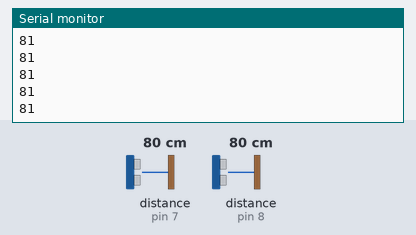
A sketch run on a simulated Arduino Uno, built with avr-gcc and run on an emulated ATmega328P. Parts: the last lines printed to the serial monitor. The test bench sets the inputs (shaded band); at power-on: distance to the obstacle (sensors on pin 7, pin 8) 80 cm. The echo pulse lasts 58.3 µs per cm.

Above: at 1.2 s.
1.3 s: distance to the obstacle (sensor on pin 7) set to 2 cm
At 1.45 s:
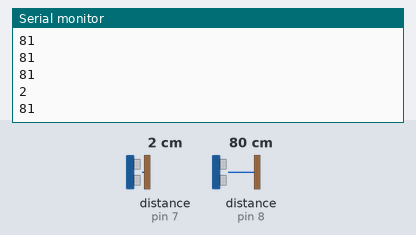
2.8 s: distance to the obstacle (sensor on pin 8) set to 4 cm
At 2.83 s:
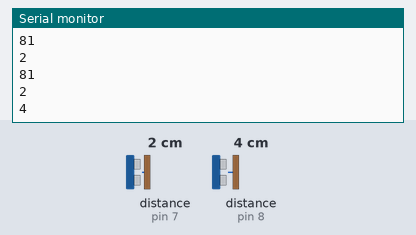
4.3 s: distance to the obstacle (sensor on pin 7) set to 9 cm
At 4.31 s:
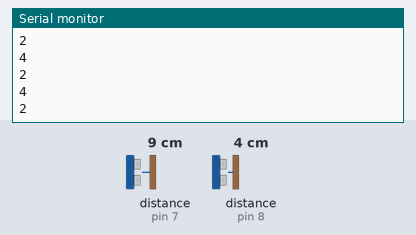
5.8 s: distance to the obstacle (sensor on pin 8) set to 18 cm
At 5.84 s:
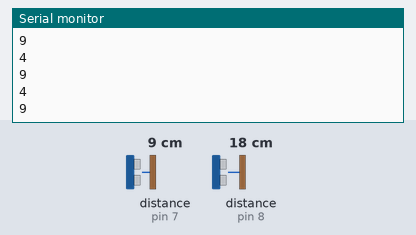
Timing chart, 0 to 8.3 s (numbered marks = the images above; inputs shaded):
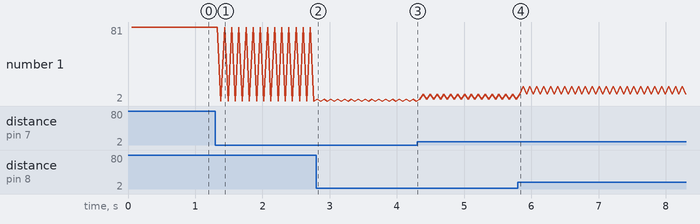

Measured:
- after the input at 1.3 s, the serial monitor: prints a new line after 0.08 s (image 1)
- after the input at 2.8 s, the serial monitor: prints a new line at once (image 2)
- plotted number 1: 81 → 2 after the input at 1.3 s

The sketch:

newPing_Ultrasonic_Multi.ino
```cpp
#include <NewPing.h>

#define trig01 7
#define echo01 7

#define trig02 8
#define echo02 8
#define maxDistance 200

NewPing sensor01(trig01, echo01, maxDistance);
NewPing sensor02(trig02, echo02, maxDistance);

void setup() {
  Serial.begin(9600);
}

void loop() {
  delay(50);
  Serial.println(sensor01.ping_cm());
  delay(50);
  Serial.println(sensor02.ping_cm());
}
```
